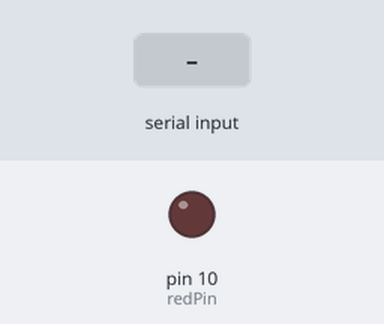
A sketch run on a simulated Arduino Uno, built with avr-gcc and run on an emulated ATmega328P. Shown: output pins drawn as LEDs (lit = HIGH). Dashed ring = blinking. The test bench sets the inputs (shaded band). What the sketch prints to the serial monitor is not drawn.

Above: at 1.2 s.
1.3 s: "90,45\n" received over Serial
At 1.7 s:
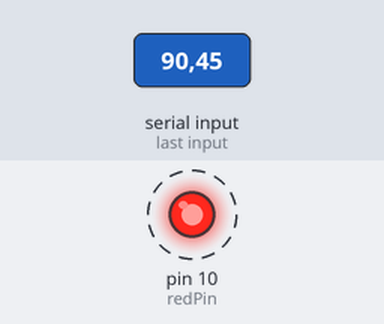
Timing chart, 0 to 10.3 s (numbered marks = the images above; inputs shaded):
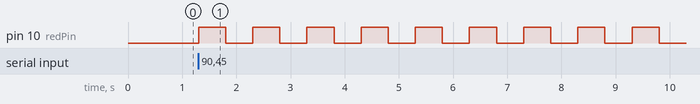

The sketch:

UserinputBlink.ino
```cpp
String msg="How many blinks?";  //Message I'll ask from user
int redPin=10;
int dT=500;
int j;
int numBlinks;                 //variable which will store the user input
void setup() {
  Serial.begin(9600);
  pinMode(redPin,OUTPUT);

}

void loop() {
  Serial.println(msg);      //ask the user for input

  while(Serial.available()==0);{    //keeps looping until user input

  }
numBlinks=Serial.parseInt();         //stores the user input
for(j=1;j<=numBlinks;j=j+1){         //a for loop for led blinking
digitalWrite(redPin,HIGH);
delay(dT);
digitalWrite(redPin,LOW);
delay(dT);
}

}
```

Measured:
- after the input at 1.3 s, pin 10 (redPin): alternates HIGH for 0.50 s and LOW for 0.50 s, starting at once
